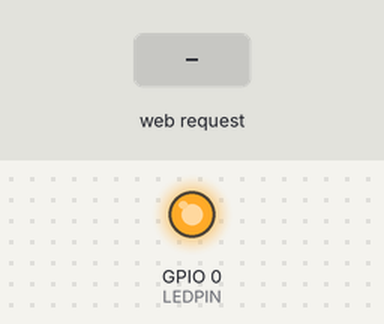
Recording of a sketch running on a simulated ESP8266 (NodeMCU). Parts: output pins drawn as LEDs (lit = HIGH). The test bench sets the inputs (shaded band). WiFi joins after 1.5 s; servers stay silent unless stated; what the sketch prints to the serial monitor is not drawn.

Above: at 2.7 s.
2.8 s: HTTP request GET /ledon received
At 3.1 s:
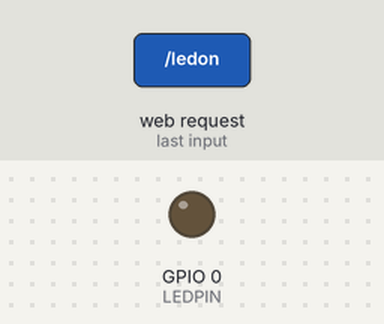
4.3 s: HTTP request GET /ledoff received
At 5.5 s:
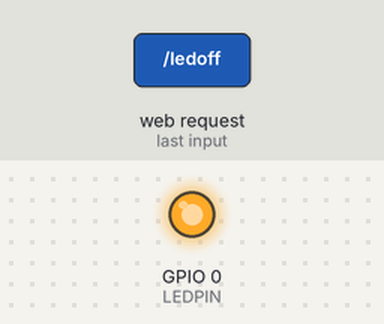
5.8 s: HTTP request GET /ledon?LED=1 received
At 6.6 s:
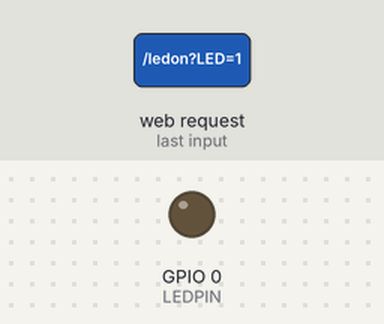
Timing chart, 0 to 8.8 s (numbered marks = the images above; inputs shaded):
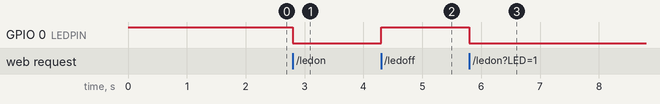

Measured:
- after the input at 2.8 s, GPIO 0 (LEDPIN): HIGH → LOW at once
- after the input at 4.3 s, GPIO 0 (LEDPIN): LOW → HIGH at once
- after the input at 5.8 s, GPIO 0 (LEDPIN): HIGH → LOW at once

The sketch:

ESPWebForm.ino
```cpp
/*
 * Demonstrate using an http server and an HTML form to control an LED.
 * The http server runs on the ESP8266.
 *
 * Connect to "http://esp8266WebForm.local" or "http://<IP address>"
 * to bring up an HTML form to control the LED connected GPIO#0. This works
 * for the Adafruit ESP8266 HUZZAH but the LED may be on a different pin on
 * other breakout boards.
 *
 * Imperatives to turn the LED on/off using a non-browser http client.
 * For example, using wget.
 * $ wget http://esp8266webform.local/ledon
 * $ wget http://esp8266webform.local/ledoff
*/

#include <ESP8266WiFi.h>
#include <WiFiClient.h>
#include <ESP8266WebServer.h>
#include <ESP8266mDNS.h>

// Fill in your WiFi router SSID and password
const char* ssid = "your-ssid-here";
const char* password = "your-wifi-password-here";

void handleSubmit();
void writeLED(bool);

MDNSResponder mdns;

ESP8266WebServer server(80);

const char INDEX_HTML[] =
"<!DOCTYPE HTML>"
"<html>"
"<head>"
"<meta name = \"viewport\" content = \"width = device-width, initial-scale = 1.0, maximum-scale = 1.0, user-scalable=0\">"
"<title>ESP8266 Web Form Demo</title>"
"<style>"
"\"body { background-color: #808080; font-family: Arial, Helvetica, Sans-Serif; Color: #000000; }\""
"</style>"
"</head>"
"<body>"
"<h2>ESP8266 Web Form Demo</h2>"
"<FORM action=\"/\" method=\"post\">"
"<P>"
"LED<br>"
"<INPUT type=\"radio\" name=\"LED\" value=\"1\">Off<BR>"
"<INPUT type=\"radio\" name=\"LED\" value=\"0\">On<BR>"
"<INPUT type=\"submit\" value=\"Send\"> <INPUT type=\"reset\">"
"<INPUT type=\"submit\" value=\"Home X\">"
"</P>"
"</FORM>"
"</body>"
"</html>";

// GPIO#0 is for Adafruit ESP8266 HUZZAH board. Your board LED might be on 13.
const int LEDPIN = 0;

void handleRoot()
{
  if (server.hasArg("LED")) {
    handleSubmit();
  }
  else {
    server.send(200, "text/html", INDEX_HTML);
  }
}

void returnFail(String msg)
{
  server.sendHeader("Connection", "close");
  server.sendHeader("Access-Control-Allow-Origin", "*");
  server.send(500, "text/plain", msg + "\r\n");
}

void handleSubmit()
{
  String LEDvalue;

  if (!server.hasArg("LED")) return returnFail("BAD ARGS");
  LEDvalue = server.arg("LED");
  if (LEDvalue == "1") {
    writeLED(true);
    server.send(200, "text/html", INDEX_HTML);
  }
  else if (LEDvalue == "0") {
    writeLED(false);
    server.send(200, "text/html", INDEX_HTML);
  }
  else {
    returnFail("Bad LED value");
  }
}

void returnOK()
{
  server.sendHeader("Connection", "close");
  server.sendHeader("Access-Control-Allow-Origin", "*");
  server.send(200, "text/plain", "OK\r\n");
}

/*
 * Imperative to turn the LED on using a non-browser http client.
 * For example, using wget.
 * $ wget http://esp8266webform/ledon
 */
void handleLEDon()
{
  writeLED(true);
  returnOK();
}

/*
 * Imperative to turn the LED off using a non-browser http client.
 * For example, using wget.
 * $ wget http://esp8266webform/ledoff
 */
void handleLEDoff()
{
  writeLED(false);
  returnOK();
}

void handleNotFound()
{
  String message = "File Not Found\n\n";
  message += "URI: ";
  message += server.uri();
  message += "\nMethod: ";
  message += (server.method() == HTTP_GET)?"GET":"POST";
  message += "\nArguments: ";
  message += server.args();
  message += "\n";
  for (uint8_t i=0; i<server.args(); i++){
    message += " " + server.argName(i) + ": " + server.arg(i) + "\n";
  }
  server.send(404, "text/plain", message);
}

void writeLED(bool LEDon)
{
  // Note inverted logic for Adafruit HUZZAH board
  if (LEDon)
    digitalWrite(LEDPIN, 0);
  else
    digitalWrite(LEDPIN, 1);
}

void setup(void)
{
  pinMode(LEDPIN, OUTPUT);
  writeLED(false);

  Serial.begin(115200);
  WiFi.begin(ssid, password);
  Serial.println("");

  // Wait for connection
  while (WiFi.status() != WL_CONNECTED) {
    delay(500);
    Serial.print(".");
  }
  Serial.println("");
  Serial.print("Connected to ");
  Serial.println(ssid);
  Serial.print("IP address: ");
  Serial.println(WiFi.localIP());

  if (mdns.begin("esp8266WebForm", WiFi.localIP())) {
    Serial.println("MDNS responder started");
  }

  server.on("/", handleRoot);
  server.on("/ledon", handleLEDon);
  server.on("/ledoff", handleLEDoff);
  server.onNotFound(handleNotFound);

  server.begin();
  Serial.print("Connect to http://esp8266WebForm.local or http://");
  Serial.println(WiFi.localIP());
}

void loop(void)
{
  server.handleClient();
}
```
